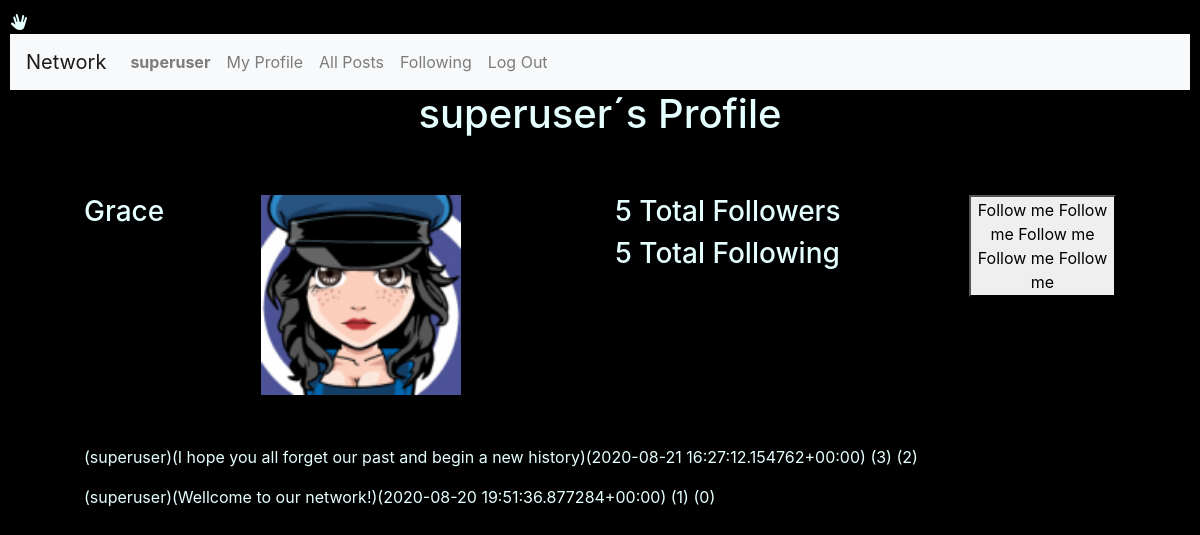
Screenshot of /profile/Grace (signed in) with the database file from the repository.
### network/models.py (models this page shows, shortened)
class User(AbstractUser):
    pass

class Profile(models.Model):
    User = models.ForeignKey('User', on_delete = models.CASCADE)
    Follower = models.ManyToManyField('User', blank=True, related_name="Followers")  #seguidores
    Following = models.ManyToManyField('User',blank=True, related_name= "Following")  #seguindo
    Avatar = models.ImageField(upload_to="media", blank=True)
    def __str__(self):
        return f"({self.User})({self.Follower})({self.Following})({self.Avatar})"

class Posts(models.Model):
    User = models.ForeignKey('User', on_delete = models.CASCADE)
    Post = models.TextField(max_length=255)
    Date = models.DateTimeField(auto_now_add=True)
    Likes = models.IntegerField(blank=True, null=True)
    Unlikes = models.IntegerField(blank=True, null=True)
    def __str__(self):
        return f"({self.User})({self.Post})({self.Date}) ({self.Likes}) ({self.Unlikes}) "

### network/views.py (the view)
# urls.py: path("profile/<str:username>",views.profile, name="profile"),
@login_required
def profile(request,username):
    profile= []
    UserPosts = []
    TFollowers = 0
    TFollowing = 0
    searchuser = username
    userid = User.objects.filter(username=searchuser).values('id')
    for u in userid:
        User_id = int(u['id'])
    profile = Profile.objects.filter(User=User_id )
    print(f"Profile:  ", profile)
    for FS in profile:
        TFollowers = FS.Follower.all().count() #total followers
        UFollowers = FS.Follower.all() #followers names
    print(TFollowers,UFollowers)
    for FG in profile:
        TFollowing = FG.Following.all().count() #total following
        UFollowing = FG.Following.all() #following names
    print(TFollowing,UFollowing)
    UserPosts = Posts.objects.filter(User=request.user).order_by('-Date')
    context={
        "Profiles":profile,
        "TotalFollowers":TFollowers,
        "TotalFollowing":TFollowing,
        "UserPosts": UserPosts,
        "UserFollowers":UFollowers,
        "Userfollowing":UFollowing ,
    }
    return render(request, "network/profile.html", context)

### network/templates/network/profile.html (shortened to what this page needs)
{% extends "network/layout.html" %}
{% load static %}
{% block body %}
  <h1>{{ request.user.username }}´s Profile</h1>
  <hr>
  <div class="form-group" >
      <form >
      {% for P  in Profiles %}
            <div class="container" style="border:#004d00; width:90%">
                 <br>
                 <div class="row"  width="1700px">
                      <div class="col-lg-2">
                           <h3>{{P.User}}</h3>
                      </div>
                 <div class="col-lg-4">
                      <img src=" {{P.Avatar.url}} "  width="200">
                 </div>
                 <br>
                  <div class="col-lg-4">
                     <h3>{{TotalFollowers}}  Total Followers</h3>
                     <h3>{{TotalFollowing}}  Total Following</h3>
                  </div>
                  {%if request.user.username != P.User%}
                      <div class="col-lg-2"  id="Follow" >
                            <button type="Submit" id="Followme"  onclick="Followme()">
                            {% for U in UserFollowers%}
                                {% if U.User == P.User %}
                                   UnFollow me
                                {% else %}
                                   Follow me
                                {% endif %}
                            {% endfor %}
                            </button>
                      </div>
                  {% endif %}
              </div>
              <hr>
            </div>
      {% endfor%}
      <hr style="color : white;">
      <div class="container" style="border:#004d00; width:90%">
            {%for U in UserPosts %}
                 <p> {{U}}  </p>
            {% endfor %}
      </div>
      </form>
  </div>
{% endblock %}

### network/templates/network/layout.html (shortened to what this page needs)
{% load static %}
<!DOCTYPE html>
<html lang="en">
    <head>
        <link rel="stylesheet" href="https://stackpath.bootstrapcdn.com/bootstrap/4.4.1/css/bootstrap.min.css">
        <link rel="stylesheet" href="https://cdnjs.cloudflare.com/ajax/libs/font-awesome/4.7.0/css/font-awesome.min.css">
        <link href="{% static 'network/styles.css' %}" rel="stylesheet">
        <i class="fas fa-hand-spock"></i>
    </head>
    <body>
        <nav class="navbar navbar-expand-lg navbar-light bg-light">
            <a class="navbar-brand" href="#">Network</a>
            <div>
              <ul class="navbar-nav mr-auto">
                {% if user.is_authenticated %}
                    <li class="nav-item">
                        <a class="nav-link" href="#"><strong>{{ user.username }}</strong></a>
                    </li>
                    <li class="nav-item">
                      <a class="nav-link" href="{% url 'network:profile' user.username  %}">My Profile</a>
                    </li>
                {% endif %}
                <li class="nav-item">
                  <a class="nav-link" href="{% url 'network:index' %}">All Posts</a>
                </li>
                {% if user.is_authenticated %}
                    <li class="nav-item">
                        <a class="nav-link" href="#">Following</a>
                    </li>
                    <li class="nav-item">
                        <a class="nav-link" href="{% url 'network:logout' %}">Log Out</a>
                    </li>
                {% endif %}
              </ul>
            </div>
          </nav>
        <div class="body">
            {% block body %}
            {% endblock %}
        </div>
    </body>
</html>

### network/static/network/styles.css (style rules this page uses)
body { padding: 10px; color: #e6ffff ; background-color: black; background-position: center; background-repeat: no-repeat; background-size: cover; height: 100%; width: 100%; }
h1 { text-align: center; }

### rows the page displays
User: username "superuser", user.username "superuser", shows "Follow me"
Profile: User "Grace", Avatar (picture), TotalFollowers "5", TotalFollowing "5"
Posts: User+Post+Date "(superuser)(I hope you all forget our past and begin a new history)(2020-08-21 16:27:12.154762+00:00) (3) (2)"
Posts: User+Post+Date "(superuser)(Wellcome to our network!)(2020-08-20 19:51:36.877284+00:00) (1) (0)"
